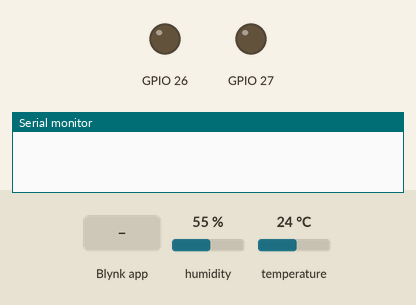
Bench run of a sketch on a simulated ESP32. On the bench: output pins drawn as LEDs (lit = HIGH), the last lines printed to the serial monitor. Inputs (shaded band) come from the test bench; at power-on: humidity 55 %, temperature 24 °C. WiFi joins after 1.5 s; servers stay silent unless stated.

Above: at 3.0 s.
3.1 s: Blynk app writes 1 to V0
At 3.4 s:
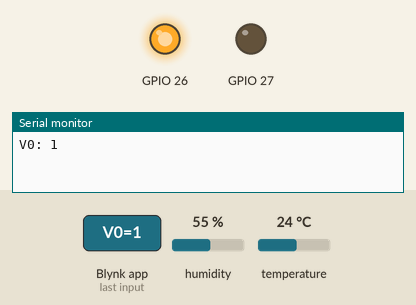
4.6 s: Blynk app writes 1 to V1
At 5.8 s:
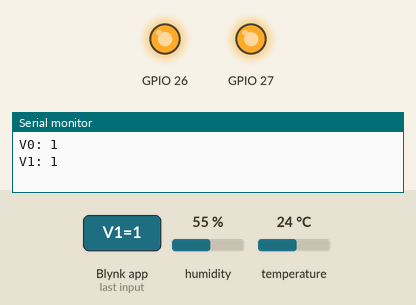
6.1 s: Blynk app writes 0 to V0
At 7.0 s:
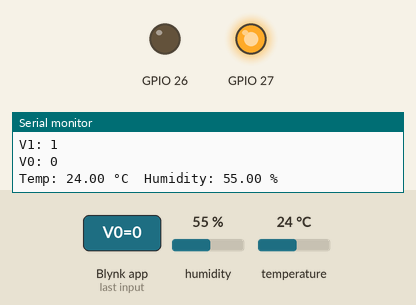
7.6 s: Blynk app writes 0 to V1
At 8.1 s:
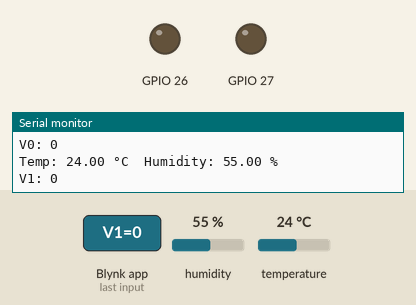
Timing chart, 0 to 10.1 s (numbered marks = the images above; inputs shaded):
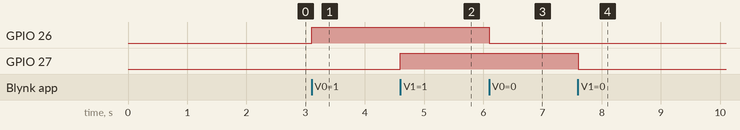

Measured:
- after the input at 3.1 s, GPIO 26: LOW → HIGH at once
- after the input at 4.6 s, GPIO 27: LOW → HIGH at once
- after the input at 6.1 s, GPIO 26: HIGH → LOW at once
- after the input at 7.6 s, GPIO 27: HIGH → LOW at once

The sketch:

Assignment_1_Blynk.ino
```cpp
#define BLYNK_TEMPLATE_ID "TMPL6swm3q_lu"
#define BLYNK_TEMPLATE_NAME "Smart Street Light"
#define BLYNK_AUTH_TOKEN "DY27yZvRw2DJUZ-EZ5TQ_Y3_jOaQrVv0"
#define BLYNK_PRINT Serial
#include <WiFi.h>
#include <BlynkSimpleEsp32.h>
#include <DHT.h>
char auth[] = BLYNK_AUTH_TOKEN;
char ssid[] = "Galaxy A32 035F";
char pass[] = "gnty2298";

#define DHTPIN 25      // GPIO where DHT11 is connected
#define DHTTYPE DHT11 // DHT 11

DHT dht(DHTPIN, DHTTYPE);

BlynkTimer timer;

// This function is called every time the Virtual Pin 0 state changes
BLYNK_WRITE(V0){
  int value = param.asInt();
  if(value == 1){
    digitalWrite(26, HIGH);
     Serial.println("V0: 1");
  }else{
   digitalWrite(26, LOW);
    Serial.println("V0: 0");
  }
  }
BLYNK_WRITE(V1){
    int value = param.asInt();
  if(value == 1){
    digitalWrite(27, HIGH);
     Serial.println("V1: 1");
  }else{
   digitalWrite(27, LOW);
    Serial.println("V1: 0");
  }
  }

  void sendSensor(){
  float h = dht.readHumidity();
  float t = dht.readTemperature();

  if (isnan(h) || isnan(t)) {
    Serial.println("Failed to read from DHT sensor!");
    return;
  }

  Serial.print("Temp: "); Serial.print(t); Serial.print(" °C  ");
  Serial.print("Humidity: "); Serial.print(h); Serial.println(" %");

  Blynk.virtualWrite(V2, t);  // Send temp to Blynk
  Blynk.virtualWrite(V3, h);  // Send humidity to Blynk
}

void setup(){
  pinMode(26, OUTPUT);
  pinMode(27, OUTPUT);
  Serial.begin(115200);
  Blynk.begin(auth, ssid, pass);
  dht.begin();

  // Read every 5 seconds
  timer.setInterval(5000L, sendSensor);
}
void loop(){
  Blynk.run();
  timer.run();
}
```
